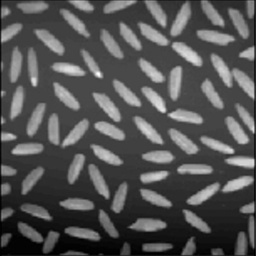
#> input picture rice.jpg, 256 x 256 px
$ jupyter execute --allow-errors 'Image Segmentation.ipynb'
#> lines starting #> are read from the running program, lines starting #| are printed output that depends on the picture; after the words box and inside, x2 and y2 are one past the last pixel; in counts of white or black regions, pixels touching at a corner belong together
[cell 1]
from skimage.color import rgb2gray
from skimage import io
import matplotlib.pyplot as plt

img = io.imread('rice.jpg')
#> img is the input picture: shape (256, 256); min 0, max 255, mean 83

[cell 2]
'''
單一閥值:
高過一個數值就設為白色
潛在問題:怎麼定閥值
'''
fig = plt.figure()
ax1 = fig.add_subplot(121)
ax1.imshow(img,cmap='gray')
ax2 = fig.add_subplot(122)
#大於100的設為白色
ax2.imshow(img>80,cmap='gray')
plt.show()

[cell 3]
'''
雙重閥值:
介於某兩個數值內的設為白色
其他設為黑色
'''
s = io.imread('bone.jpg')
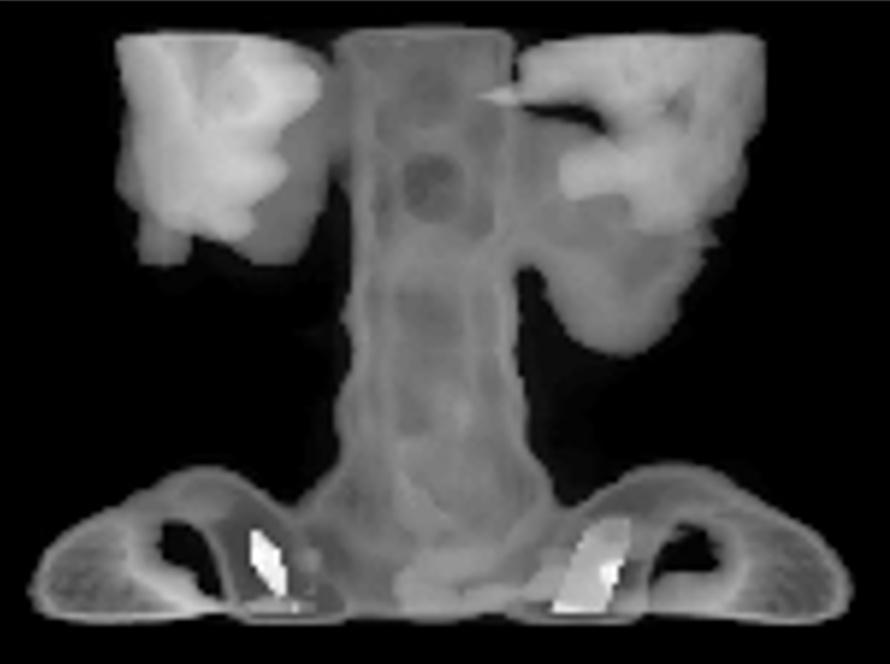
#> input picture bone.jpg, 890 x 664 px
#> s is the input picture: shape (664, 890); min 0, max 255, mean 61.6

fig = plt.figure()
ax1 = fig.add_subplot(121)
ax1.imshow(s,cmap='gray')
ax2 = fig.add_subplot(122)
ax2.imshow((s>40) & (s<80),cmap='gray')

plt.show()

[cell 4]
'''
設定合適的閥值:Ostu演算法
'''

from skimage import io
import matplotlib.pyplot as plt
import numpy as np
import scipy.ndimage as ndi
c = io.imread('rice.jpg')
k= np.arange(256)
#做成直方圖
n= ndi.histogram(c,0,255,256)
#> n = 256 values, max 3114 at index 69, min 0 at index 228, mean 256
#把直方圖正規化 成機率分布(integral is 1)
p = n/(c.size + 0.0)
#> p = 256 values, max 0.0475 at index 69, min 0 at index 228, mean 0.00391
#算CDF:WB
#這邊的CDF是一個LIST 對應直方圖每點的累積分布
wb = np.cumsum(p)
#> wb = 256 values from 0.00133 to 1
#1-cdf: Wf
wf = 1-wb
#> wf = 256 values, max 0.999 at index 0, min 0 at index 255, mean 0.324
kpc= np.cumsum(k*p)
#> kpc = 256 values from 0 to 82.96
#算出兩邊的期望值
mu_b = kpc/wb
#> mu_b = 256 values from 0 to 82.96
mu_f = (kpc[-1]-kpc)/wf
t=128
#單純做10次
for i in range(10):
    t1 = int((mu_f[t]+mu_b[t])/2.0)
    t=t1
#> this loop made 10 passes
#> (t1, t) on passes 1 to 10: (110, 110), (105, 105), (103, 103), (102, 102), (102, 102), (102, 102), (102, 102), (102, 102), (102, 102), (102, 102)
fig = plt.figure()
ax1 = fig.add_subplot(121)
ax1.imshow(c,cmap='gray')
ax2 = fig.add_subplot(122)
ax2.imshow(c> t,cmap='gray')
plt.show()

[cell 5]
'''
可適性閥值運算:
把影像切成不同區塊去做OSTU
'''
from skimage import io,filters
import matplotlib.pyplot as plt
import numpy as np

cs = io.imread('circles.jpg')
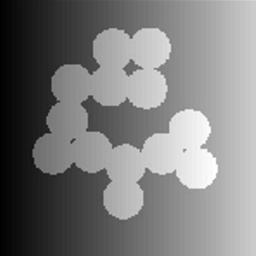
#> input picture circles.jpg, 256 x 256 px
#> cs is the input picture: shape (256, 256); min 0, max 255, mean 123.2
r,c = cs.shape
#> r = 256; c = 256
#切成很多小塊
x, y = np.mgrid[0:r,0:c].astype(float)
p2 = 255.0-cs+y/2
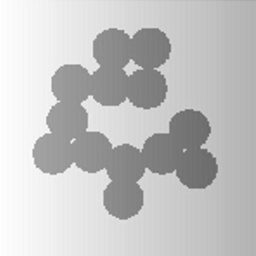
#> p2: shape (256, 256) float64; min 102.5, max 255, mean 195.6
#套件的OTSU
t= filters.threshold_otsu(p2)
#> t = 176.1

fig = plt.figure()
ax1 = fig.add_subplot(131)
ax1.imshow(cs,cmap='gray')
ax2 = fig.add_subplot(132)
ax2.imshow(p2,cmap='gray')
ax3 = fig.add_subplot(133)
ax3.imshow(p2> t,cmap='gray')

plt.show()

[cell 6]
'''
預先知道哪裡對結果造成影響，就先切掉
'''
from skimage import io,filters
import matplotlib.pyplot as plt
import numpy as np

r,c = cs.shape
z = np.zeros((r,c))
zc = np.zeros((r,c))
offset = 64
for i in range(4):
    start = i*offset
    end = start + offset
    temp = cs[:,start:end]
    zc[:,start:end]= temp
    z[:,start:end] = (temp>filters.threshold_otsu(temp))*1.0
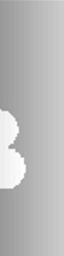
#> temp: shape (256, 64); min 145, max 255, mean 185.7
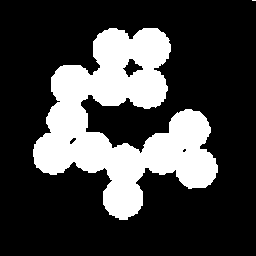
#> z: shape (256, 256) float64; values 0 (black) and 1 (white), 25.5% white; 2 white regions (1 under 20 px), largest, box (x1, y1, x2, y2) and area: (33, 28, 218, 220) 16685
fig = plt.figure()
ax1 = fig.add_subplot(121)
ax1.imshow(zc,cmap='gray')
ax2 = fig.add_subplot(122)
ax2.imshow(z,cmap='gray')
plt.show()

[cell 7]
'''
邊緣偵測
邊緣強度:gradient intensity
邊緣方向:gradient direction (往數值大的地方)
'''

[cell 8]
'''
Prewitt 濾波器
'''
cs = io.imread('circuit.jpg')
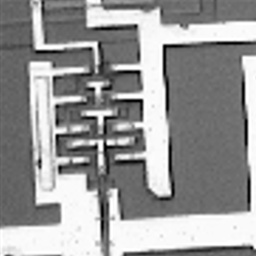
#> input picture circuit.jpg, 256 x 256 px
#> cs is the input picture: shape (256, 256); min 0, max 255, mean 151.3
sx = filters.prewitt_h(cs)
sy = filters.prewitt_v(cs)

fig = plt.figure(figsize=(10, 10))
ax1 = fig.add_subplot(131)
ax1.imshow(cs,cmap='gray')
ax2 = fig.add_subplot(132)
ax2.imshow(sx,cmap='gray')
ax3 = fig.add_subplot(133)
ax3.imshow(sy,cmap='gray')

plt.show()

[cell 9]
sx = filters.prewitt_h(cs)
sy = filters.prewitt_v(cs)
#edge:算出 gradient的長度
edge = np.sqrt(sx*sx+sy*sy)
t= filters.threshold_otsu(edge)
#> t = 0.18

fig = plt.figure(figsize=(20, 20))
ax1 = fig.add_subplot(131)
ax1.imshow(cs,cmap='gray')
ax2 = fig.add_subplot(132)
ax2.imshow(edge,cmap='gray')
ax3 = fig.add_subplot(133)
ax3.imshow(edge>t,cmap='gray')
plt.show()

[cell 10]
'''
Roberts cross gradient filters:
偵測斜方向的EDGE
執行速度快很多(因為implement不必用convolution)
只要是ORTHOGONAL??

'''
from skimage import io,filters
import matplotlib.pyplot as plt

edge = filters.roberts(cs)

t= filters.threshold_otsu(edge)
#> t = 0.099

fig = plt.figure()
ax1 = fig.add_subplot(131)
ax1.imshow(cs,cmap='gray')
ax2 = fig.add_subplot(132)
ax2.imshow(edge,cmap='gray')
ax3 = fig.add_subplot(133)
ax3.imshow(edge>t,cmap='gray')

plt.show()
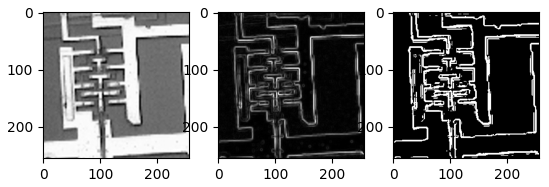
#> figure drawn by matplotlib, 3 panels

[cell 11]
'''
Sobel濾波器
對曲線、圓 效果會比另外兩個好
'''
sx = filters.sobel_h(cs)
sy= filters.sobel_v(cs)
edge = np.sqrt(sx*sx+sy*sy)

t= filters.threshold_otsu(edge)
#> t = 0.18
fig = plt.figure()
ax1 = fig.add_subplot(131)
ax1.imshow(cs,cmap='gray')
ax2 = fig.add_subplot(132)
ax2.imshow(edge,cmap='gray')
ax3 = fig.add_subplot(133)
ax3.imshow(edge>t,cmap='gray')
plt.show()

[cell 12]
'''
一階導數: 邊緣偵測
二階導數: 主要用來找CORNER(轉折點) Laplacian是二階的
'''

[cell 13]
'''
Laplacian
'''
cs = io.imread('circuit.jpg')
edge = filters.laplace(cs)
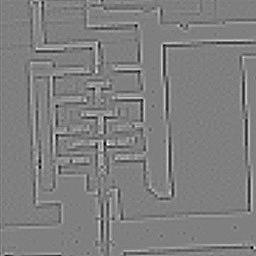
#> edge: shape (256, 256) float64; min -0.471, max 0.471, mean -4.98e-18; drawn with min black and max white

t= filters.threshold_otsu(edge)
#> t = -0.0607

fig = plt.figure()
ax1 = fig.add_subplot(131)
ax1.imshow(cs,cmap='gray')
ax2 = fig.add_subplot(132)
ax2.imshow(edge,cmap='gray')
ax3 = fig.add_subplot(133)
ax3.imshow(edge<t,cmap='gray')

plt.show()

[cell 14]
'''
Marr-Hildreth 方法：
1.使用高斯濾波器來平滑影像。 (因為要先把雜訊減少)
2.使用Laplacian 濾波器對結果進行旋積。
3.找出零交錯。

'''

[cell 15]
cs = io.imread('circuit.jpg')
#Laplacian and Guassian
LoG = ndi.gaussian_laplace(cs,2)
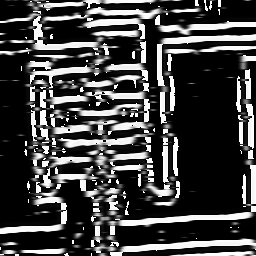
#> LoG: shape (256, 256); min 0, max 255, mean 66.7
thres = np.absolute(LoG).mean()*0.75
#> thres = 50.03
output = np.zeros(LoG.shape)
w = output.shape[1]
#> w = 256
h = output.shape[0]
#> h = 256
#找零交錯
for y in range(1, h - 1):
    for x in range(1, w - 1):
        patch = LoG[y-1:y+2, x-1:x+2]
        p = LoG[y, x]
        maxP = patch.max()
        minP = patch.min()
        if (p > 0):
            zeroCross = True if minP < 0 else False
        else:
            zeroCross = True if maxP > 0 else False
        if ((maxP - minP) > thres) and zeroCross:
            output[y, x] = 1
#> output: shape (256, 256) float64; values 0 (black) and 1 (white), 5.6% white in thin lines or dots
fig = plt.figure()
ax1 = fig.add_subplot(131)
ax1.imshow(cs,cmap='gray')
ax2 = fig.add_subplot(132)
ax2.imshow(LoG,cmap='gray')
ax3 = fig.add_subplot(133)
ax3.imshow(output,cmap='gray')
plt.show()

[cell 16]
'''
Canny 邊緣偵測
1.影像為x。
2.產生一維高斯濾波器g。
3.產生對應方程式的一維濾波器dg。
4.將g 與dg 旋積，得到gdg。
5.將x 代入gdg，產生x1。 (X方向梯度)
6.將x 代入gdg’，產生x2。 (y方向梯度)
7.使用算式求得邊緣影像 Xe=root(x1^2+x2^2)
8.對Xe非最大值抑制

    非最大值抑制（non-maximum suppression）:
        梯度方向最大的才保留 (可讓邊緣偵測的結果圖邊緣細一點)
'''

[cell 17]
import cv2

img = cv2.imread('circuit.jpg',0)
#Canny的後慢兩個參數是 EDGE的臨界值(一個下(minVal)一個上(maxVal))
#高過maxVal一定是邊
#低於minVal捨棄
#在之間的話和一錠是邊的相連才是邊
edges = cv2.Canny(img,100,200)
#> edges: shape (256, 256); 7.6% white in thin lines or dots

fig = plt.figure()
ax1 = fig.add_subplot(121)
ax1.imshow(img,cmap='gray')
ax2 = fig.add_subplot(122)
ax2.imshow(edges,cmap='gray')
plt.show()

[cell 18]
'''
角隅偵測
'''
from PIL import Image
from matplotlib import pyplot as plt

def draw_point(image, x, y, radius = 1):
    """Draw a point centered at (x, y) with specified radius."""
    for dx in range(-radius, radius + 1):
        for dy in range(-radius, radius + 1):
            image.putpixel((x+dx, y+dy), 255)

def draw_corners(image, corners_map):
    """Draw a point for each possible corner."""
    for corner in corners_map:
        draw_point(image, corner[0], corner[1])
def moravec(image, threshold = 100):
    """Moravec's corner detection for each pixel of the image."""
#> called with threshold = 100
    corners = []
    xy_shifts = [(1, 0), (1, 1), (0, 1), (-1, 1)]

    for y in range(1, image.size[1]-1):
        for x in range(1, image.size[0]-1):
            # Look for local maxima in min(E) above threshold:
            E = 100000
            for shift in xy_shifts:
                diff = image.getpixel((x + shift[0], y + shift[1]))
                diff = diff - image.getpixel((x, y))
                diff = diff * diff
                if diff < E:
                    E = diff
            if E > threshold:
                corners.append((x, y))
#> after the loop, corners = 1523 pairs, first value 4 to 254, second value 1 to 254
    return corners
threshold = 100

# Find corners:
image = Image.open('circuit.jpg').convert("L")
corners = moravec(image, threshold)
image1 = Image.open('circuit.jpg').convert("L")
draw_corners(image1, corners)
#> the loop in draw_corners, `for corner in corners_map:` made 1523 passes
#> corner on passes 1 to 3: (35, 1), (43, 1), (86, 1)
#> after the loop in draw_corners, `for corner in corners_map:`:
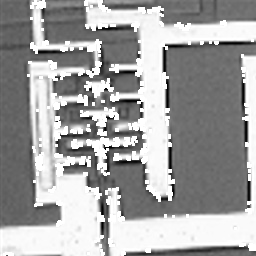
#> image: PIL image 256x256 L; min 0, max 255, mean 161.5
fig = plt.figure()
ax1 = fig.add_subplot(121)
ax1.imshow(image,cmap='gray')
ax2 = fig.add_subplot(122)
ax2.imshow(image1,cmap='gray')
plt.show()
